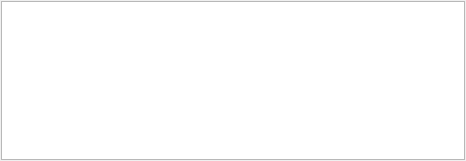
<ui version="4.0" >
 <class>WExplanationUI</class>
 <widget class="QWidget" name="WExplanationUI" >
  <property name="geometry" >
   <rect>
    <x>0</x>
    <y>0</y>
    <width>466</width>
    <height>161</height>
   </rect>
  </property>
  <property name="windowTitle" >
   <string>Explanation</string>
  </property>
  <layout class="QHBoxLayout" >
   <property name="spacing" >
    <number>1</number>
   </property>
   <property name="margin" >
    <number>1</number>
   </property>
   <item>
    <widget class="QTextEdit" name="text_p" >
     <property name="sizePolicy" >
      <sizepolicy vsizetype="Expanding" hsizetype="Expanding" >
       <horstretch>0</horstretch>
       <verstretch>0</verstretch>
      </sizepolicy>
     </property>
     <property name="minimumSize" >
      <size>
       <width>10</width>
       <height>10</height>
      </size>
     </property>
     <property name="readOnly" >
      <bool>true</bool>
     </property>
    </widget>
   </item>
  </layout>
 </widget>
 <layoutdefault spacing="1" margin="2" />
 <pixmapfunction>QPixmap</pixmapfunction>
 <resources/>
 <connections/>
</ui>
